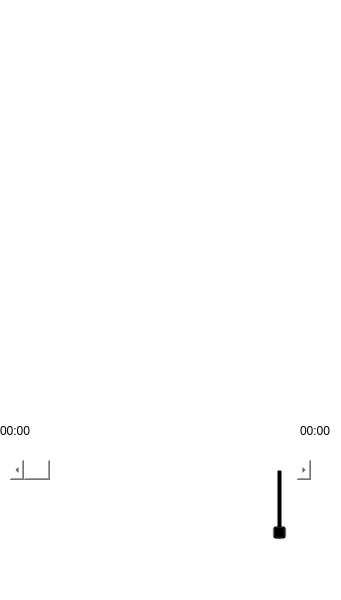
<?xml version="1.0" encoding="UTF-8"?>
<ui version="4.0">
 <class>Widget</class>
 <widget class="QWidget" name="Widget">
  <property name="geometry">
   <rect>
    <x>0</x>
    <y>0</y>
    <width>341</width>
    <height>600</height>
   </rect>
  </property>
  <property name="windowTitle">
   <string>Widget</string>
  </property>
  <property name="styleSheet">
   <string notr="true">*{
	border:none;
	background:transparent;
}

QWidget#Widget{
	background-image:url(:/assets/bk.png);
}


QPushButtonr{
	background-color:rgb(47,209,245);
}</string>
  </property>
  <widget class="QWidget" name="widget" native="true">
   <property name="geometry">
    <rect>
     <x>10</x>
     <y>513</y>
     <width>311</width>
     <height>61</height>
    </rect>
   </property>
   <property name="maximumSize">
    <size>
     <width>16777215</width>
     <height>64</height>
    </size>
   </property>
   <widget class="QWidget" name="layoutWidget">
    <property name="geometry">
     <rect>
      <x>0</x>
      <y>20</y>
      <width>301</width>
      <height>41</height>
     </rect>
    </property>
    <layout class="QHBoxLayout" name="horizontalLayout">
     <item>
      <widget class="QPushButton" name="pushButton">
       <property name="minimumSize">
        <size>
         <width>32</width>
         <height>32</height>
        </size>
       </property>
       <property name="maximumSize">
        <size>
         <width>32</width>
         <height>32</height>
        </size>
       </property>
       <property name="text">
        <string/>
       </property>
      </widget>
     </item>
     <item>
      <widget class="QPushButton" name="pushButton_6">
       <property name="minimumSize">
        <size>
         <width>32</width>
         <height>32</height>
        </size>
       </property>
       <property name="maximumSize">
        <size>
         <width>32</width>
         <height>32</height>
        </size>
       </property>
       <property name="text">
        <string/>
       </property>
      </widget>
     </item>
     <item>
      <widget class="QPushButton" name="pushButton_2">
       <property name="minimumSize">
        <size>
         <width>32</width>
         <height>32</height>
        </size>
       </property>
       <property name="maximumSize">
        <size>
         <width>32</width>
         <height>32</height>
        </size>
       </property>
       <property name="text">
        <string/>
       </property>
      </widget>
     </item>
     <item>
      <widget class="QPushButton" name="pushButton_5">
       <property name="minimumSize">
        <size>
         <width>32</width>
         <height>32</height>
        </size>
       </property>
       <property name="maximumSize">
        <size>
         <width>32</width>
         <height>32</height>
        </size>
       </property>
       <property name="text">
        <string/>
       </property>
      </widget>
     </item>
     <item>
      <widget class="QPushButton" name="pushButton_3">
       <property name="minimumSize">
        <size>
         <width>32</width>
         <height>32</height>
        </size>
       </property>
       <property name="maximumSize">
        <size>
         <width>32</width>
         <height>32</height>
        </size>
       </property>
       <property name="text">
        <string/>
       </property>
      </widget>
     </item>
     <item>
      <widget class="QPushButton" name="pushButton_4">
       <property name="minimumSize">
        <size>
         <width>32</width>
         <height>32</height>
        </size>
       </property>
       <property name="maximumSize">
        <size>
         <width>32</width>
         <height>32</height>
        </size>
       </property>
       <property name="text">
        <string/>
       </property>
      </widget>
     </item>
    </layout>
   </widget>
  </widget>
  <widget class="QListWidget" name="listWidget">
   <property name="geometry">
    <rect>
     <x>5</x>
     <y>1</y>
     <width>331</width>
     <height>401</height>
    </rect>
   </property>
  </widget>
  <widget class="QScrollBar" name="playCourseSlide">
   <property name="geometry">
    <rect>
     <x>10</x>
     <y>460</y>
     <width>301</width>
     <height>20</height>
    </rect>
   </property>
   <property name="orientation">
    <enum>Qt::Horizontal</enum>
   </property>
  </widget>
  <widget class="QSlider" name="verticalSlider">
   <property name="geometry">
    <rect>
     <x>270</x>
     <y>469</y>
     <width>20</width>
     <height>71</height>
    </rect>
   </property>
   <property name="orientation">
    <enum>Qt::Vertical</enum>
   </property>
  </widget>
  <widget class="QWidget" name="">
   <property name="geometry">
    <rect>
     <x>0</x>
     <y>420</y>
     <width>331</width>
     <height>22</height>
    </rect>
   </property>
   <layout class="QHBoxLayout" name="horizontalLayout_2">
    <item>
     <widget class="QLabel" name="curLabel">
      <property name="text">
       <string>00:00</string>
      </property>
     </widget>
    </item>
    <item>
     <spacer name="horizontalSpacer">
      <property name="orientation">
       <enum>Qt::Horizontal</enum>
      </property>
      <property name="sizeHint" stdset="0">
       <size>
        <width>40</width>
        <height>20</height>
       </size>
      </property>
     </spacer>
    </item>
    <item>
     <widget class="QLabel" name="totLable">
      <property name="text">
       <string>00:00</string>
      </property>
     </widget>
    </item>
   </layout>
  </widget>
 </widget>
 <resources/>
 <connections/>
</ui>
